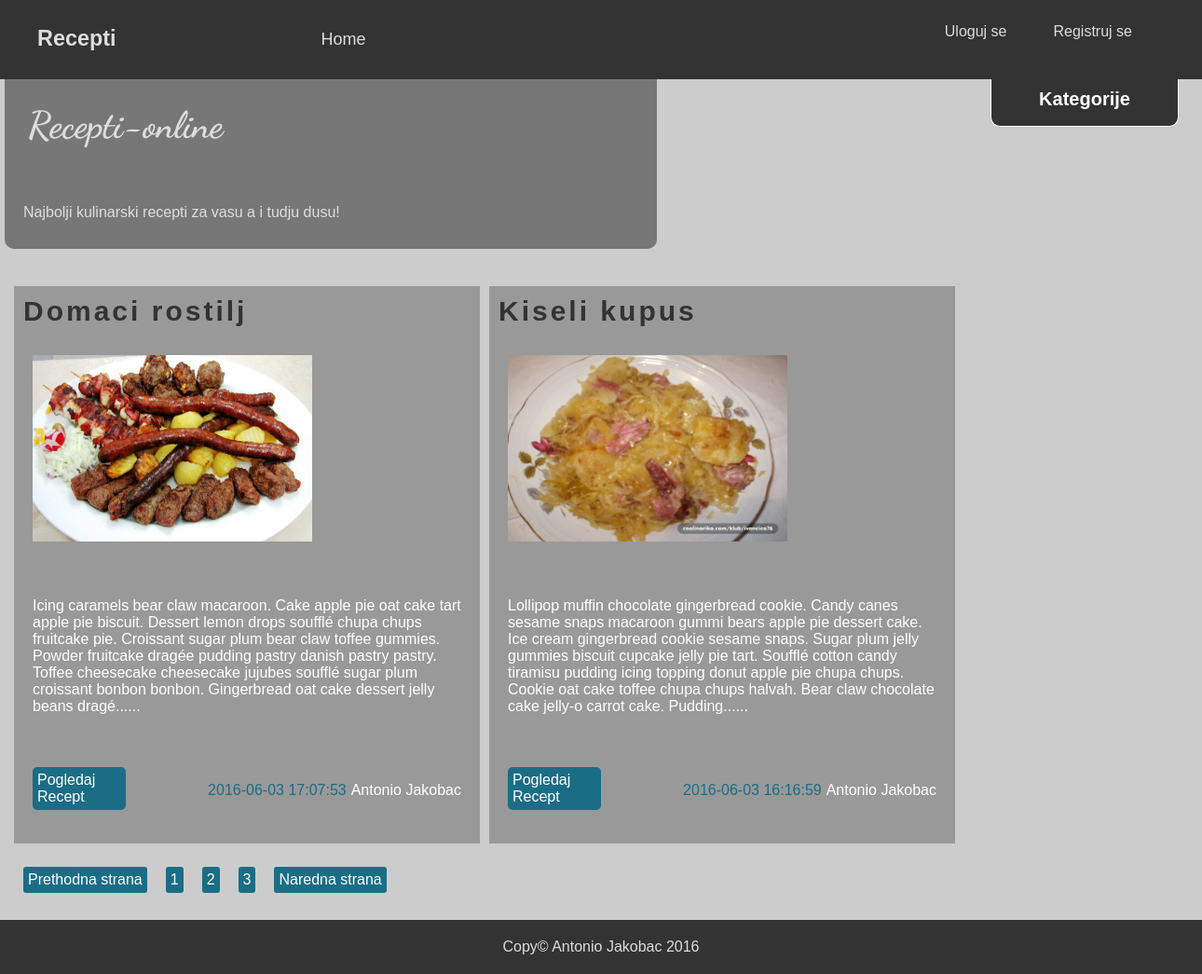
/index.php?page=main&cur_page=2, run on the app's committed database.
### tables this page shows
CREATE TABLE `recepies` (
  `id` int(11) NOT NULL,
  `author_id` int(11) NOT NULL,
  `category_id` int(11) NOT NULL,
  `title` varchar(255) NOT NULL,
  `content` text NOT NULL,
  `image` varchar(255) NOT NULL,
  `date` timestamp NOT NULL DEFAULT CURRENT_TIMESTAMP ON UPDATE CURRENT_TIMESTAMP
);

CREATE TABLE `authors` (
  `id` int(11) NOT NULL,
  `first_name` varchar(255) NOT NULL,
  `last_name` varchar(255) NOT NULL,
  `email` varchar(255) NOT NULL,
  `password` varchar(64) NOT NULL
);

### controller/Controller.php (called while the page is built, shortened)
<?php
class Controller{
    public function loadView($view){
        include 'includes/'.$view.'.php';
    }
}

### public/index.php (called while the page is built, shortened)
<?php
include '../libs/config.php';
$controller = new controller\ViewController;
include 'includes/header.php';
include 'includes/sidebar.php';
$controller->home();
include 'includes/footer.php';

### libs/config.php (called while the page is built, shortened)
<?php
spl_autoload_register(function($class){
    $old = explode('\\', $class);
    $class_new = implode('/', $old);
});

### libs/database/conn/connection.php (called while the page is built, shortened)
<?php
class connection{
    private static $instance;
    public static function getInstanc(){
        if(self::$instance === null)
            return self::$instance = new \PDO("mysql:host=".DB_HOST."; dbname=".DB_NAME, DB_USER, DB_PASS);
        return self::$instance;
    }
}

### libs/Recepi.php (called while the page is built, shortened)
<?php
class Recepi extends database\DB{
    protected static $table = "recepies";
    public static function count_all(){
        $table = self::$table;
        $sql = "SELECT COUNT(*) FROM {$table}";
        $results = self::$conn->query($sql);
        $row = $results->fetch(\PDO::FETCH_ASSOC);
        return (int)array_shift($row);
    }
}

### libs/Pagination.php (called while the page is built, shortened)
<?php
class Pagination {
    public $current_page;
    public $per_page;
    public $total_count;
    public function __construct($page = 1, $per_page = 2, $total_count = 0){
        $this->current_page = $page;
        $this->per_page = $per_page;
        $this->total_count = $total_count;
    }
    public function offset(){
        return ($this->current_page -1)*$this->per_page;
    }
    public function total_pages(){
        return ceil($this->total_count/$this->per_page);
    }
    public function next(){
        return $this->current_page+1;
    }
    public function previous(){
        return $this->current_page-1;
    }
    public function has_previous_page(){
        return ($this->previous() >= 1)?true:false;
    }
    public function has_next_page(){
        return ($this->next()<= $this->total_pages())?true:false;
    }
}

### libs/database/DB.php (called while the page is built, shortened)
<?php
class DB{
    protected static $conn;
    protected static function setConnection(){
        static::$conn = conn\connection::getInstanc();
        static::$conn->setAttribute(PDO::ATTR_ERRMODE, PDO::ERRMODE_EXCEPTION);
    }
    public static function find_by_id($id){
        $table = static::$table;
        $keyColumn = static::$keyColumn;
        $sql = "SELECT * FROM {$table} WHERE {$keyColumn}={$id}";
        $result = static::$conn->query($sql);
        return $result->fetch(PDO::FETCH_OBJ);
    }
    public static function find_by_sql($sql){
        $result = static::$conn->query($sql);
        return $result->fetchAll(PDO::FETCH_OBJ);
    }
}

### public/includes/main.php (the view)
<?php
    $recepi_num = (int)libs\Recepi::count_all();
    $page = !empty($_GET['cur_page'])?$_GET['cur_page']:1;
    $per_page = 2;
    $pagination = new libs\Pagination($page, $per_page, $recepi_num);
    try{
        $sql = "SELECT * FROM recepies ORDER BY id DESC LIMIT {$pagination->offset()}, {$per_page} ";
        $recepti = libs\Recepi::find_by_sql($sql);
    }catch(PDOException $e){
        echo 'error:'.getMessage();
    }
?>
            <div id="content">
                <?php foreach($recepti as $recept):?>
                <?php
                    $author = libs\Author::find_by_id($recept->author_id);
                ?>
                <div class="article">
                    <h3><?= $recept->title;?></h3>
                    <img style="width:300px; margin:20px;" src="images/recepies/<?= $recept->image;?>" alt="<?= $recept->title?>">
                    <p><?= substr($recept->content, 0,400).'......';?></p>
                    <p class="author"><span class="date"><?= $recept->date;?></span><?= $author->first_name.' '.$author->last_name; ?></p>
                    <p class="view_more" ><a href="index.php?page=single_page&id=<?= $recept->id;?>">Pogledaj Recept</a></p>
                </div>
                <?php endforeach;?>
                <div class="pagination">
                    <?php
                        if($pagination->total_pages() > 1){
                            if($pagination->has_previous_page()){
                                echo "<a href=\"index.php?page=main&cur_page={$pagination->previous()}\">Prethodna strana</a>";
                            }
                            for($i = 1; $i <= $pagination->total_pages(); $i++){
                                echo "<a href=\"index.php?page=main&cur_page={$i}\">{$i}</a>";
                            }
                            if($pagination->has_next_page()){
                                echo "<a href=\"index.php?page=main&cur_page={$pagination->next()}\">Naredna strana</a>";
                            }
                        }
                    ?>
                </div>
            </div>

### public/styles/css/style.css (style rules this page uses)
#content { padding: 10px; clear: both; min-height: 700px; }
.article { margin-top:30px; margin-right: 10px; margin-bottom: 20px; display: block; background-color: #999; overflow: hidden; width:500px; float:left; }
.article>h3 { margin:0; letter-spacing: 3px; font-size: 30px; padding: 10px; color:#333; }
.article>p { padding: 20px; color:white; }
.article>img { width: 200px; height:200px; }
.view_more { width:100px; }
.view_more a { color: white; display:block; padding:5px; background-color: #1b6d85; text-decoration: none; border-radius: 5px; }
.date { color:#1b6d85; margin-right:5px; }
.author { float:right; }
.pagination { clear:both; }
.pagination>a { text-decoration: none; display: block; float:left; padding:5px; color:#fff; background-color: #1b6d85; margin:5px 10px; border-radius: 3px; }

### data on the page
recepies: title "Domaci rostilj", image (picture), content "Icing caramels bear claw macaroon. Cake apple pie oat cake tart apple pie biscuit. Dessert lemon drops soufflé chupa chups fruitcake pie. Croissant sugar plum bear claw toffee gummies. Powder fruitcake dragée pudding pastry danish pastry pastry. Toffee cheesecake cheesecake jujubes soufflé sugar plum croissant bonbon bonbon. Gingerbread oat cake dessert jelly beans dragé", date "2016-06-03 17:07:53", author.first_name "Antonio", author.last_name "Jakobac"
recepies: title "Kiseli kupus", image (picture), content "Lollipop muffin chocolate gingerbread cookie. Candy canes sesame snaps macaroon gummi bears apple pie dessert cake. Ice cream gingerbread cookie sesame snaps. Sugar plum jelly gummies biscuit cupcake jelly pie tart. Soufflé cotton candy tiramisu pudding icing topping donut apple pie chupa chups. Cookie oat cake toffee chupa chups halvah. Bear claw chocolate cake jelly-o carrot cake. Pudding", date "2016-06-03 16:16:59", author.first_name "Antonio", author.last_name "Jakobac"
